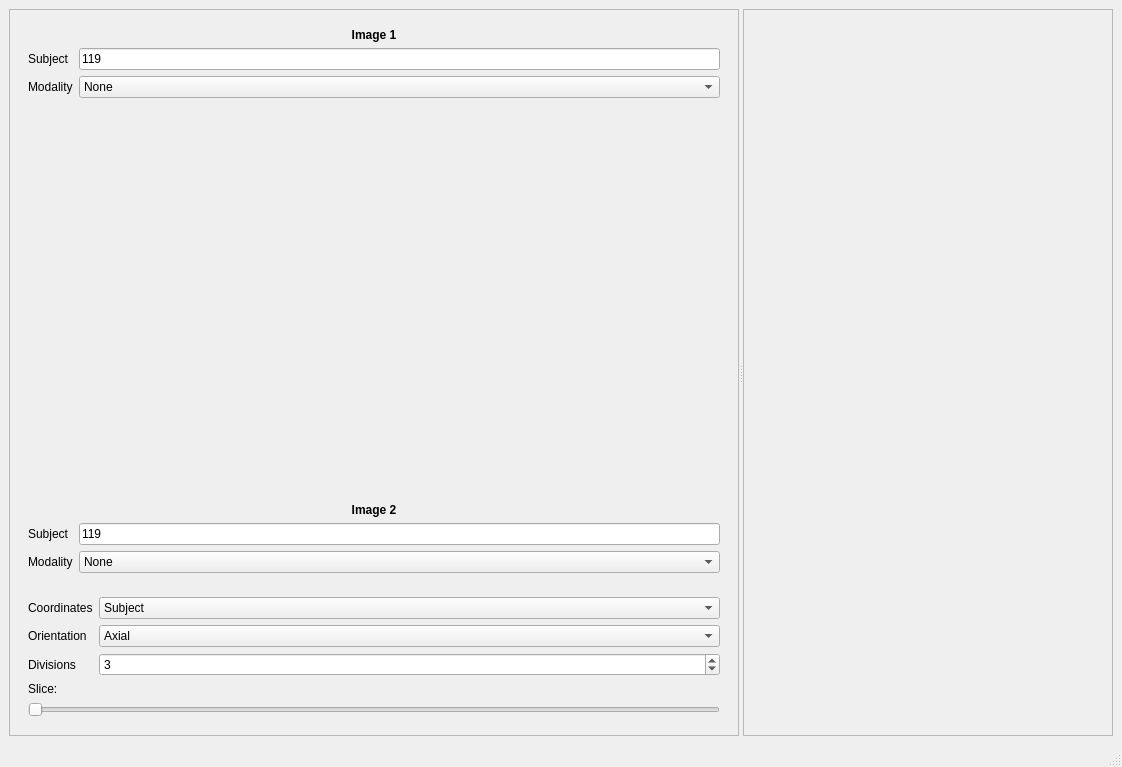
<?xml version="1.0" encoding="UTF-8"?>
<ui version="4.0">
 <class>check_reg_app</class>
 <widget class="QMainWindow" name="check_reg_app">
  <property name="geometry">
   <rect>
    <x>0</x>
    <y>0</y>
    <width>1122</width>
    <height>767</height>
   </rect>
  </property>
  <property name="windowTitle">
   <string>Braviz Check Registration</string>
  </property>
  <widget class="QWidget" name="centralwidget">
   <layout class="QHBoxLayout" name="horizontalLayout">
    <item>
     <widget class="QSplitter" name="splitter">
      <property name="orientation">
       <enum>Qt::Horizontal</enum>
      </property>
      <widget class="QFrame" name="control_frame">
       <property name="frameShape">
        <enum>QFrame::StyledPanel</enum>
       </property>
       <property name="frameShadow">
        <enum>QFrame::Raised</enum>
       </property>
       <layout class="QVBoxLayout" name="verticalLayout">
        <item>
         <widget class="QFrame" name="frame">
          <property name="frameShape">
           <enum>QFrame::NoFrame</enum>
          </property>
          <property name="frameShadow">
           <enum>QFrame::Raised</enum>
          </property>
          <layout class="QFormLayout" name="formLayout">
           <property name="fieldGrowthPolicy">
            <enum>QFormLayout::AllNonFixedFieldsGrow</enum>
           </property>
           <item row="0" column="0" colspan="2">
            <widget class="QLabel" name="label">
             <property name="font">
              <font>
               <weight>75</weight>
               <bold>true</bold>
              </font>
             </property>
             <property name="text">
              <string>Image 1</string>
             </property>
             <property name="alignment">
              <set>Qt::AlignCenter</set>
             </property>
            </widget>
           </item>
           <item row="1" column="0">
            <widget class="QLabel" name="label_2">
             <property name="text">
              <string>Subject</string>
             </property>
            </widget>
           </item>
           <item row="1" column="1">
            <widget class="QLineEdit" name="subj1">
             <property name="text">
              <string>119</string>
             </property>
            </widget>
           </item>
           <item row="2" column="0">
            <widget class="QLabel" name="label_3">
             <property name="text">
              <string>Modality</string>
             </property>
            </widget>
           </item>
           <item row="2" column="1">
            <widget class="QComboBox" name="mod1">
             <item>
              <property name="text">
               <string>None</string>
              </property>
             </item>
             <item>
              <property name="text">
               <string>MRI</string>
              </property>
             </item>
             <item>
              <property name="text">
               <string>FA</string>
              </property>
             </item>
             <item>
              <property name="text">
               <string>MD</string>
              </property>
             </item>
             <item>
              <property name="text">
               <string>DTI</string>
              </property>
             </item>
             <item>
              <property name="text">
               <string>APARC</string>
              </property>
             </item>
             <item>
              <property name="text">
               <string>WMPARC</string>
              </property>
             </item>
            </widget>
           </item>
           <item row="5" column="0" colspan="2">
            <widget class="QLabel" name="label_5">
             <property name="font">
              <font>
               <weight>75</weight>
               <bold>true</bold>
              </font>
             </property>
             <property name="text">
              <string>Image 2</string>
             </property>
             <property name="alignment">
              <set>Qt::AlignCenter</set>
             </property>
            </widget>
           </item>
           <item row="6" column="0">
            <widget class="QLabel" name="label_7">
             <property name="text">
              <string>Subject</string>
             </property>
            </widget>
           </item>
           <item row="6" column="1">
            <widget class="QLineEdit" name="subj2">
             <property name="text">
              <string>119</string>
             </property>
            </widget>
           </item>
           <item row="7" column="0">
            <widget class="QLabel" name="label_8">
             <property name="text">
              <string>Modality</string>
             </property>
            </widget>
           </item>
           <item row="7" column="1">
            <widget class="QComboBox" name="mod2">
             <item>
              <property name="text">
               <string>None</string>
              </property>
             </item>
             <item>
              <property name="text">
               <string>MRI</string>
              </property>
             </item>
             <item>
              <property name="text">
               <string>FA</string>
              </property>
             </item>
             <item>
              <property name="text">
               <string>MD</string>
              </property>
             </item>
             <item>
              <property name="text">
               <string>DTI</string>
              </property>
             </item>
             <item>
              <property name="text">
               <string>APARC</string>
              </property>
             </item>
             <item>
              <property name="text">
               <string>WMPARC</string>
              </property>
             </item>
            </widget>
           </item>
           <item row="4" column="0">
            <spacer name="verticalSpacer">
             <property name="orientation">
              <enum>Qt::Vertical</enum>
             </property>
             <property name="sizeHint" stdset="0">
              <size>
               <width>20</width>
               <height>40</height>
              </size>
             </property>
            </spacer>
           </item>
          </layout>
         </widget>
        </item>
        <item>
         <widget class="QFrame" name="frame_2">
          <property name="frameShape">
           <enum>QFrame::NoFrame</enum>
          </property>
          <property name="frameShadow">
           <enum>QFrame::Raised</enum>
          </property>
          <layout class="QFormLayout" name="formLayout_2">
           <item row="0" column="0">
            <widget class="QLabel" name="label_9">
             <property name="text">
              <string>Coordinates</string>
             </property>
            </widget>
           </item>
           <item row="1" column="0">
            <widget class="QLabel" name="label_10">
             <property name="text">
              <string>Orientation</string>
             </property>
            </widget>
           </item>
           <item row="0" column="1">
            <widget class="QComboBox" name="coords_combo">
             <item>
              <property name="text">
               <string>Subject</string>
              </property>
             </item>
             <item>
              <property name="text">
               <string>Talairach</string>
              </property>
             </item>
             <item>
              <property name="text">
               <string>Dartel</string>
              </property>
             </item>
            </widget>
           </item>
           <item row="1" column="1">
            <widget class="QComboBox" name="orientation_combo">
             <item>
              <property name="text">
               <string>Axial</string>
              </property>
             </item>
             <item>
              <property name="text">
               <string>Coronal</string>
              </property>
             </item>
             <item>
              <property name="text">
               <string>Sagital</string>
              </property>
             </item>
            </widget>
           </item>
           <item row="2" column="0">
            <widget class="QLabel" name="label_11">
             <property name="text">
              <string>Divisions</string>
             </property>
            </widget>
           </item>
           <item row="2" column="1">
            <widget class="QSpinBox" name="divisions_box">
             <property name="value">
              <number>3</number>
             </property>
            </widget>
           </item>
           <item row="3" column="0">
            <widget class="QLabel" name="label_12">
             <property name="text">
              <string>Slice:</string>
             </property>
            </widget>
           </item>
           <item row="4" column="0" colspan="2">
            <widget class="QSlider" name="slice_slider">
             <property name="orientation">
              <enum>Qt::Horizontal</enum>
             </property>
            </widget>
           </item>
          </layout>
         </widget>
        </item>
       </layout>
      </widget>
      <widget class="QFrame" name="vtk_frame">
       <property name="frameShape">
        <enum>QFrame::StyledPanel</enum>
       </property>
       <property name="frameShadow">
        <enum>QFrame::Raised</enum>
       </property>
      </widget>
     </widget>
    </item>
   </layout>
  </widget>
  <widget class="QMenuBar" name="menubar">
   <property name="geometry">
    <rect>
     <x>0</x>
     <y>0</y>
     <width>1122</width>
     <height>21</height>
    </rect>
   </property>
  </widget>
  <widget class="QStatusBar" name="statusbar"/>
 </widget>
 <resources/>
 <connections/>
</ui>
